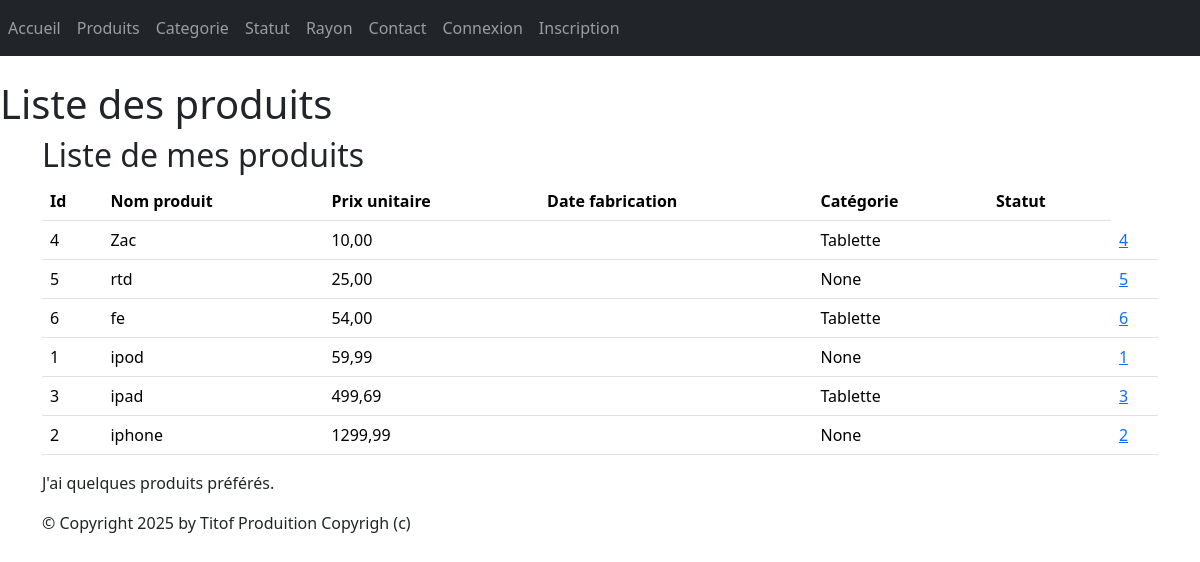
Screenshot of /monApp/produits/ with the database file from the repository.
### monApp/models.py (models this page shows, shortened)
class Produit(models.Model):
    refProd = models.AutoField(primary_key=True)
    intituleProd = models.CharField(max_length=200)
    prixUnitaireProd = models.DecimalField(max_digits=10, decimal_places=2)
    dateProd = models.DateField(auto_now=True)
    categorie = models.ForeignKey(Categorie, on_delete=models.CASCADE, related_name="produits",null=True, blank=True)
    statutProd = models.ForeignKey(Statut, on_delete=models.CASCADE, related_name="produitStatut",null=True, blank=True)

class Categorie(models.Model):
    idCat = models.AutoField(primary_key=True)
    nomCat = models.CharField(max_length=100)
    def __str__(self):
        return self.nomCat

### monApp/views.py (the view)
# urls.py: path("produits/",views.ProduitListView.as_view(),name="lst_prdts"),
class ProduitListView(ListView):
    model = Produit
    template_name = "monApp/list_produits.html"
    context_object_name = "prdts"
    def get_queryset(self ) :
        return Produit.objects.order_by("prixUnitaireProd")
    def get_context_data(self, **kwargs):
        context = super(ProduitListView, self).get_context_data(**kwargs)
        context['titremenu'] = "Liste de mes produits"
        return context

### monApp/templates/monApp/list_produits.html
{% extends 'monApp/base.html' %}
{% block menu %}
<h1>Liste des produits</h1>
{% endblock %}
{% block contenu %}
    <h2>{{titremenu}}</h2>
    <table class="table">
        <thead>
            <th>Id</th>
            <th>Nom produit</th>
            <th>Prix unitaire</th>
            <th>Date fabrication</th>
            <th>Catégorie</th>
            <th>Statut</th>
        </thead>
        <tbody>
            {% for prdt in prdts %}
            <tr>
                <td>{{ prdt.refProd }} </td>
                <td>{{ prdt.intituleProd }} </td>
                <td>{{ prdt.prixUnitaireProd }} </td>
                <td>{{ prdt.dateFabProd }} </td>
                <td>{{ prdt.categorie }} </td>
                <td>{{ prdt.status }} </td>
                <td><a href="{% url 'dtl_prdt' prdt.refProd %}">{{ prdt.refProd }}</a></td>
            </tr>
            {% endfor %}
        </tbody>
    </table>
    <p>
    J'ai
    {% if prdts|length < 5 %}
    peu de
    {% elif prdts|length < 10 %}
    quelques
    {% else %}
    beaucoup de
    {% endif %}
    produits préférés.
    </p>
{% endblock %}

### static/style.css (style rules this page uses)
h1 { color: red }

### rows the page displays
Produit: refProd "4", intituleProd "Zac", prixUnitaireProd "10,00", categorie "Tablette"
Produit: refProd "5", intituleProd "rtd", prixUnitaireProd "25,00", categorie "None"
Produit: refProd "6", intituleProd "fe", prixUnitaireProd "54,00", categorie "Tablette"
Produit: refProd "1", intituleProd "ipod", prixUnitaireProd "59,99", categorie "None"
Produit: refProd "3", intituleProd "ipad", prixUnitaireProd "499,69", categorie "Tablette"
Produit: refProd "2", intituleProd "iphone", prixUnitaireProd "1299,99", categorie "None"

### other values shown
{{ titremenu }} "Liste de mes produits"
